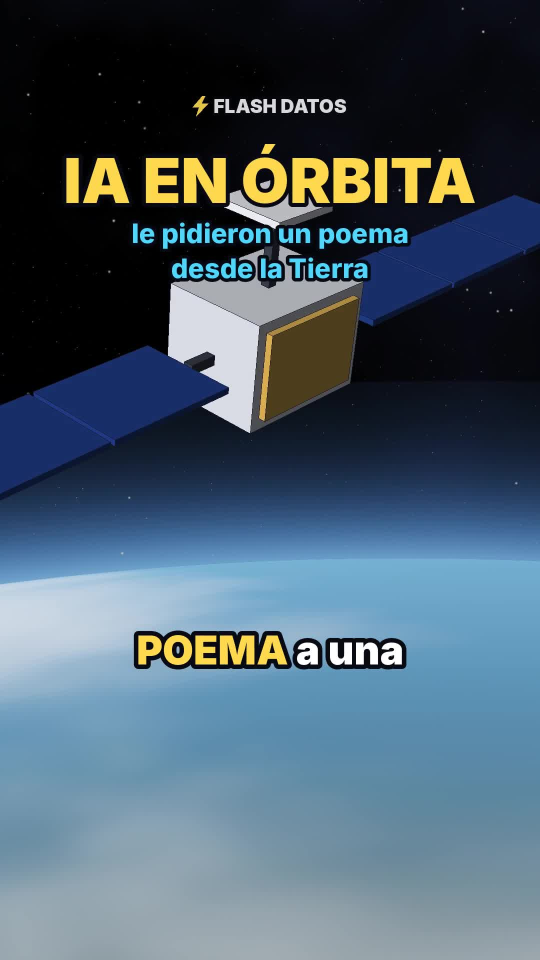
#> input picture videos/18-ia-en-el-espacio/portada.jpg, 1080 x 1920 px (shown at 1/2 size)
$ python -i escena.py   (imports and definitions only)
#> lines starting #> are read from the running program, lines starting #| are printed output that depends on the picture
### motor/noise.py
import numpy as np
rng = np.random.default_rng(7)
PERM = rng.permutation(256)
P = np.concatenate([PERM, PERM]).astype(np.int64)
VALS = rng.random(256)


def _hash(ix, iy, iz):
    return VALS[P[P[P[ix & 255] + (iy & 255)] + (iz & 255)]]


def vnoise(x, y, z):
    xi, yi, zi = np.floor(x).astype(np.int64), np.floor(y).astype(np.int64), np.floor(z).astype(np.int64)
    xf, yf, zf = x - xi, y - yi, z - zi
    u, v, w = xf * xf * (3 - 2 * xf), yf * yf * (3 - 2 * yf), zf * zf * (3 - 2 * zf)
    c000 = _hash(xi, yi, zi); c100 = _hash(xi + 1, yi, zi)
    c010 = _hash(xi, yi + 1, zi); c110 = _hash(xi + 1, yi + 1, zi)
    c001 = _hash(xi, yi, zi + 1); c101 = _hash(xi + 1, yi, zi + 1)
    c011 = _hash(xi, yi + 1, zi + 1); c111 = _hash(xi + 1, yi + 1, zi + 1)
    x00 = c000 + u * (c100 - c000); x10 = c010 + u * (c110 - c010)
    x01 = c001 + u * (c101 - c001); x11 = c011 + u * (c111 - c011)
    y0 = x00 + v * (x10 - x00); y1 = x01 + v * (x11 - x01)
    return y0 + w * (y1 - y0)


def fbm(x, y, z, octaves=5, lac=2.0, gain=0.5, seed=0.0):
#> called with octaves = 5, lac = 2, gain = 0.5, seed = 21
    tot, amp, norm, f = 0.0, 1.0, 0.0, 1.0
    for o in range(octaves):
        off = seed * 17.31 + o * 31.7
        tot = tot + amp * vnoise(x * f + off, y * f - off * 0.7, z * f + off * 1.3)
        norm += amp; amp *= gain; f *= lac
    return tot / norm


def smooth(a, b, x):
    t = np.clip((x - a) / (b - a), 0, 1)
    return t * t * (3 - 2 * t)


def mix(a, b, t):
    t = t[..., None]
    return np.asarray(a) * (1 - t) + np.asarray(b) * t

### videos/18-ia-en-el-espacio/escena.py
"""Flash Datos · video 18: Google puso una IA en el espacio y respondió con un poema (Proyecto Suncatcher).

Escena nueva: satélite con alas solares que se despliega de la etapa superior del cohete, un chip de IA
que se ilumina por dentro, la orden subiendo desde una antena en Tierra como pulsos cian, la luz del Sol
cargando los paneles, el paso sobre Svalbard con la respuesta bajando como haz amarillo, una tarjeta con
el haiku, la constelación de centros de datos en órbita y los dos satélites de 2027 unidos por láser.

Uso:
  python3 escena.py test 1 5 12 ...       -> PNG de prueba en frames_test/
  python3 escena.py chunk <ini> <fin> <out>
  python3 escena.py info
"""

import json, math, os, subprocess, sys
import numpy as np
from PIL import Image, ImageDraw, ImageFont
from scipy.ndimage import gaussian_filter, zoom as ndzoom

BASE = os.path.dirname(os.path.abspath(__file__))
sys.path.insert(0, BASE)
from noise import fbm

W, H, FPS = 1080, 1920, 30
TY = math.tan(math.radians(20)); TX = TY * W / H
PIX = 2 * TY / H

xs = ((np.arange(W) + 0.5) / W * 2 - 1) * TX
ys = (1 - (np.arange(H) + 0.5) / H * 2) * TY
DX, DY = np.meshgrid(xs, ys)
NRM = np.sqrt(DX * DX + DY * DY + 1)
DIRS = np.stack([DX / NRM, DY / NRM, -1 / NRM], axis=-1).astype(np.float64)

# [1 line not run here, left out]


def lin(c):
    return np.asarray(c, dtype=np.float32) ** 2.2


def smooth(a, b, x):
    t = np.clip((x - a) / (b - a), 0, 1)
    return t * t * (3 - 2 * t)


def ease(s):
    s = min(max(s, 0.0), 1.0)
    return s * s * s * (s * (6 * s - 15) + 10)


def ease_out(s):
    s = min(max(s, 0.0), 1.0)
    return 1 - (1 - s) ** 3


def lerp(a, b, s):
    return np.asarray(a, float) * (1 - s) + np.asarray(b, float) * s


# [12 lines left out: function sample, not called in this run]


def rot_y(v, a):
    c, s = math.cos(a), math.sin(a)
    x, y, z = v[..., 0], v[..., 1], v[..., 2]
    return np.stack([x * c + z * s, y, -x * s + z * c], -1)


def rot_x(v, a):
    c, s = math.cos(a), math.sin(a)
    x, y, z = v[..., 0], v[..., 1], v[..., 2]
    return np.stack([x, y * c + z * s, -y * s + z * c], -1)


def latlon(v):
    return np.arcsin(np.clip(v[..., 1], -1, 1)), np.arctan2(v[..., 0], v[..., 2])


# [1 line not run here, left out]
# [1 line that did not run here, left out]


# ---------------- fondo ----------------
def make_background():
    rng = np.random.default_rng(9)
    bg = np.zeros((H, W, 3), np.float32)
    n = 1700
    x = rng.integers(0, W, n); y = rng.integers(0, H, n)
    inten = 0.02 + 0.45 * rng.random(n) ** 7
    tint = rng.random(n)
    col = np.stack([0.80 + 0.2 * tint, 0.86 + 0.06 * tint, 1.0 - 0.25 * tint], -1)
    np.add.at(bg, (y, x), col * inten[:, None])
    bg = gaussian_filter(bg, (0.6, 0.6, 0))
    big = np.zeros_like(bg)
    m = 40
    bx = rng.integers(0, W, m); by = rng.integers(0, H, m)
    np.add.at(big, (by, bx), np.array([1.0, 0.95, 0.9]) * (1.5 + 3 * rng.random(m))[:, None])
    bg += gaussian_filter(big, (1.3, 1.3, 0))
    gy, gx = np.mgrid[0:120, 0:68] / 40.0
    neb = fbm(gx, gy, np.full_like(gx, 2.3), 5, seed=21)
    neb = ndzoom(neb, (H / 120, W / 68), order=1)
    neb = np.clip((neb - 0.45) * 2.2, 0, 1) ** 1.6
    bg += neb[..., None] * np.array([0.012, 0.016, 0.045], np.float32)
    return bg


BG = make_background()


# ---------------- cámara ----------------
class Cam:
    # [7 lines left out: function __init__, not called in this run]

    def dirs(self, y0, y1, x0, x1):
        d = DIRS[y0:y1, x0:x1]
        return d[..., 0:1] * self.r + d[..., 1:2] * self.u + (-d[..., 2:3]) * self.f

    # [83 lines left out: functions proj, draw_earth, splat, not called in this run]


def bloom(img):
    small = img[::4, ::4]
    br = np.clip(small - 0.85, 0, None)
    g = gaussian_filter(br, (5, 5, 0)) * 0.55 + gaussian_filter(br, (22, 22, 0)) * 0.8 + gaussian_filter(br, (60, 60, 0)) * 0.45
    return img + ndzoom(g, (4, 4, 1), order=1)[:H, :W]


# [44 lines left out: functions tonemap, box_faces, rotm, draw_boxes, not called in this run]


# ---------------- línea de tiempo ----------------
# [1 line not run here, left out]
# [1 line that did not run here, left out]
# [1 line that did not run here, left out]
# [1 line that did not run here, left out]
# [1 line that did not run here, left out]
# [1 line that did not run here, left out]
ORDER = ["hook1", "lanzamiento", "orden", "gemma", "svalbard", "poema", "plan", "cierre"]
# [1 line that did not run here, left out]
# [1 line that did not run here, left out]
SPLIT = lambda k, f: S0[k] + (S1[k] - S0[k]) * f

FD = os.path.join(BASE, "fonts", "")
_fc = {}


# [5 lines left out: function font, not called in this run]


YELLOW = (255, 216, 77); CYAN = (79, 216, 255); WHITE = (255, 255, 255); RED = (255, 90, 70); ORANGE = (255, 160, 70)
HL_WORDS = {"google", "planet", "ia", "gemma", "haiku", "svalbard"}


# [15 lines left out: function groups_for_part, not called in this run]


CAPS = []
# [6 lines not run here, left out]


def is_hl(w):
    core = w.strip(".,:…?¿!¡()").lower()
    return any(ch.isdigit() for ch in core) or core in HL_WORDS or (core.isupper() and len(core) > 2) or w.strip(".,:…?¿!¡()").isupper()


# [28 lines left out: functions draw_caption, fade, not called in this run]


def txt(d, xy, s, size, col, A, fn="Inter-Black.otf", sw=8, anchor="mm"):
    d.text(xy, s, font=font(fn, size), fill=col + (A,), anchor=anchor, stroke_width=sw, stroke_fill=(8, 10, 20, A))


# [13 lines left out: function draw_label, not called in this run]


def bolt(cx, cy, s):
    pts = [(0.58, 0.0), (0.12, 0.56), (0.44, 0.56), (0.30, 1.0), (0.88, 0.38), (0.55, 0.38), (0.74, 0.0)]
    return [(cx + (px - 0.5) * s, cy + (py - 0.5) * s) for px, py in pts]


# [74 lines left out: functions draw_watermark, marker, draw_endcard, flash_alpha, impact_flash, glow and 1 more, not called in this run]


# ---------------- satélite, chip y efectos del video 18 ----------------
R_E = 6371.0
M = 0.001  # un metro en km


# [23 lines left out: functions sat_boxes, stage_boxes, not called in this run]


def orient_for(lat, lon, target):
    """tilt y spin de draw_earth para que (lat, lon) quede apuntando a 'target' (mundo)."""
#> called with lat = 78.2, lon = 15.6, target = array of shape (3,)
    target = np.asarray(target, float); target /= np.linalg.norm(target)
    la, lo = math.radians(lat), math.radians(lon)
    loc = np.array([math.cos(la) * math.sin(lo), math.sin(la), math.cos(la) * math.cos(lo)])
    best = (9, 0, 0)
    for a in np.linspace(-1.55, 1.55, 125):
        for b in np.linspace(-math.pi, math.pi, 241):
            n = rot_x(rot_y(loc, -b), -a)
            e = float(np.sum((n - target) ** 2))
            if e < best[0]:
                best = (e, a, b)
    return best[1], best[2]


# [61 lines left out: functions beam, draw_chip, terminal, not called in this run]


POEM_ES = ["Canica azul abajo.", "Datos que fluyen en silencio.", "La luz de las estrellas", "alimenta mi núcleo."]
POEM_EN = "Blue marble below / Data streams in silent grace / Starlight feeds my core"


# [34 lines left out: functions poem_card, sun_glow, scene, not called in this run]


def cam_close(P, off, look=(0.0, 0.0, 0.0), roll=0.0):
    return Cam(P + np.asarray(off) * M, P + np.asarray(look) * M, roll)


# [5 lines left out: function segk, not called in this run]


P_SAT = np.array([0.0, R_E + 560.0, 0.0])
# [1 line that did not run here, left out]
# [1 line that did not run here, left out]
# [1 line that did not run here, left out]
# [1 line that did not run here, left out]

# orientación de la Tierra para el paso sobre Svalbard (78.2° N, 15.6° E)
# [1 line not run here, left out]
SV_TILT, SV_SPIN = orient_for(78.2, 15.6, SV_N)
SV_P = SV_N * R_E


# [23 lines left out: functions sc_hook1, sc_lanzamiento, not called in this run]


# [1 line not run here, left out]
G_P = G_N * R_E
ORD_SAT = G_N * (R_E + 2300.0) + np.array([2600.0, 900.0, 0.0])
BIG = 160.0   # escala exagerada del satélite en vistas lejanas (km por "metro")


# [95 lines left out: functions sc_orden, sc_gemma, sv_sat_pos, sc_svalbard, sc_poema, ring_sats and 2 more, not called in this run]


SCENES = {"hook1": sc_hook1, "lanzamiento": sc_lanzamiento, "orden": sc_orden, "gemma": sc_gemma,
          "svalbard": sc_svalbard, "poema": sc_poema, "plan": sc_plan, "cierre": sc_cierre}


def proj1(cam, P):
    x, y, z = cam.proj(P)
    return float(x[0]), float(y[0]), float(z[0])


# [85 lines left out: functions flash_alpha, overlays, render, not called in this run]


# [20 lines not run here, left out]

>>> import cv2
>>> picture = cv2.imread('portada.jpg', cv2.IMREAD_GRAYSCALE)
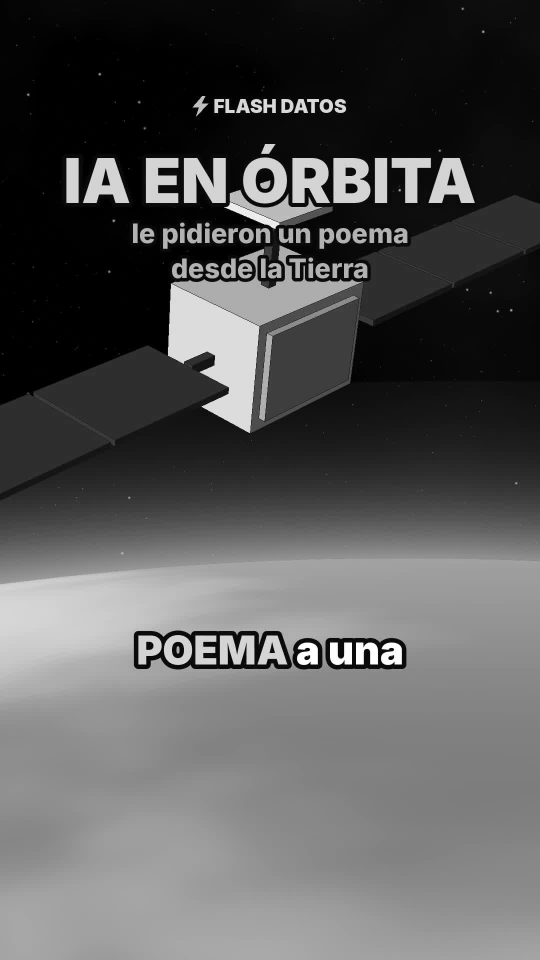
#> picture: shape (1920, 1080) (shown at 1/2 size); min 0, max 255, mean 87.9
>>> result = bloom(picture)
#> in bloom, `small = img[::4, ::4]`:
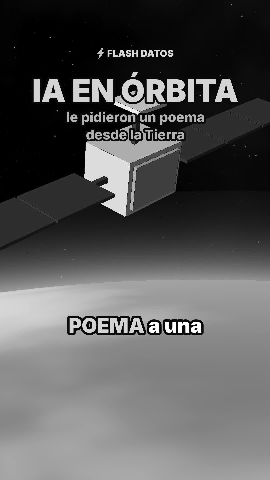
#> small: shape (480, 270); min 0, max 255, mean 87.9
#> (the run stopped early here; a loop or call above may not have finished)
